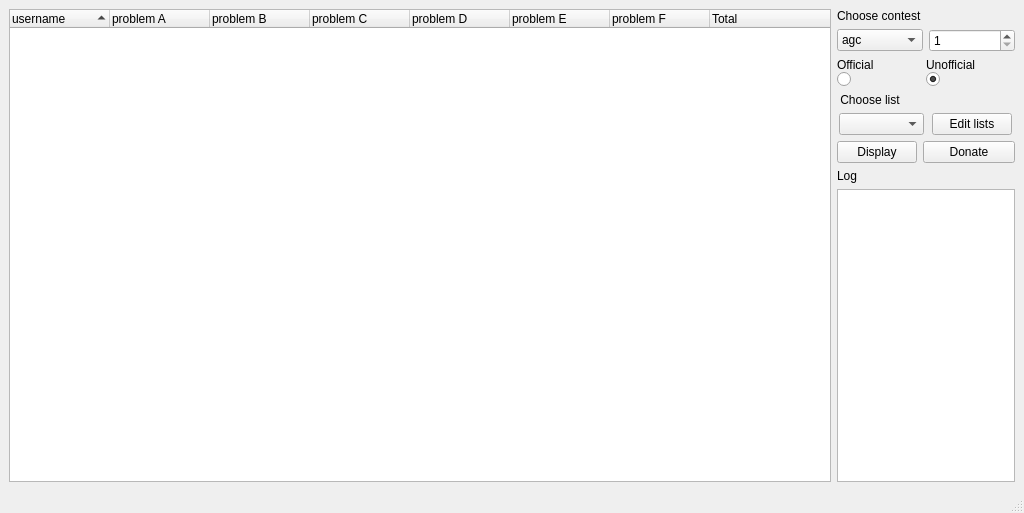
<?xml version="1.0" encoding="UTF-8"?>
<ui version="4.0">
 <class>ACStand</class>
 <widget class="QMainWindow" name="ACStand">
  <property name="geometry">
   <rect>
    <x>0</x>
    <y>0</y>
    <width>1024</width>
    <height>513</height>
   </rect>
  </property>
  <property name="windowTitle">
   <string>ACStand</string>
  </property>
  <widget class="QWidget" name="centralwidget">
   <property name="sizePolicy">
    <sizepolicy hsizetype="Preferred" vsizetype="Ignored">
     <horstretch>0</horstretch>
     <verstretch>0</verstretch>
    </sizepolicy>
   </property>
   <layout class="QGridLayout" name="gridLayout_2">
    <item row="0" column="0">
     <widget class="QTreeWidget" name="displayTree">
      <property name="sortingEnabled">
       <bool>true</bool>
      </property>
      <attribute name="headerCascadingSectionResizes">
       <bool>false</bool>
      </attribute>
      <attribute name="headerDefaultSectionSize">
       <number>100</number>
      </attribute>
      <attribute name="headerStretchLastSection">
       <bool>true</bool>
      </attribute>
      <column>
       <property name="text">
        <string>username</string>
       </property>
      </column>
      <column>
       <property name="text">
        <string>problem A</string>
       </property>
      </column>
      <column>
       <property name="text">
        <string>problem B</string>
       </property>
      </column>
      <column>
       <property name="text">
        <string>problem C</string>
       </property>
      </column>
      <column>
       <property name="text">
        <string>problem D</string>
       </property>
      </column>
      <column>
       <property name="text">
        <string>problem E</string>
       </property>
      </column>
      <column>
       <property name="text">
        <string>problem F</string>
       </property>
      </column>
      <column>
       <property name="text">
        <string>Total</string>
       </property>
      </column>
     </widget>
    </item>
    <item row="0" column="1">
     <layout class="QGridLayout" name="gridLayout">
      <item row="0" column="0">
       <layout class="QVBoxLayout" name="verticalLayout">
        <item>
         <widget class="QLabel" name="contestLabel">
          <property name="sizePolicy">
           <sizepolicy hsizetype="Minimum" vsizetype="Maximum">
            <horstretch>0</horstretch>
            <verstretch>0</verstretch>
           </sizepolicy>
          </property>
          <property name="text">
           <string>Choose contest</string>
          </property>
         </widget>
        </item>
        <item>
         <layout class="QHBoxLayout" name="horizontalLayout">
          <item>
           <widget class="QComboBox" name="contestTypeBox">
            <item>
             <property name="text">
              <string>agc</string>
             </property>
            </item>
            <item>
             <property name="text">
              <string>arc</string>
             </property>
            </item>
            <item>
             <property name="text">
              <string>abc</string>
             </property>
            </item>
           </widget>
          </item>
          <item>
           <widget class="QSpinBox" name="contestNumBox">
            <property name="minimum">
             <number>1</number>
            </property>
            <property name="maximum">
             <number>999</number>
            </property>
            <property name="value">
             <number>1</number>
            </property>
           </widget>
          </item>
         </layout>
        </item>
       </layout>
      </item>
      <item row="1" column="0">
       <layout class="QVBoxLayout" name="verticalLayout_3">
        <property name="spacing">
         <number>0</number>
        </property>
        <item>
         <layout class="QHBoxLayout" name="horizontalLayout_2">
          <item>
           <widget class="QLabel" name="officialLabel">
            <property name="sizePolicy">
             <sizepolicy hsizetype="Preferred" vsizetype="Maximum">
              <horstretch>0</horstretch>
              <verstretch>0</verstretch>
             </sizepolicy>
            </property>
            <property name="text">
             <string>Official</string>
            </property>
           </widget>
          </item>
          <item>
           <widget class="QLabel" name="unofficialLabel">
            <property name="sizePolicy">
             <sizepolicy hsizetype="Preferred" vsizetype="Maximum">
              <horstretch>0</horstretch>
              <verstretch>0</verstretch>
             </sizepolicy>
            </property>
            <property name="text">
             <string>Unofficial</string>
            </property>
           </widget>
          </item>
         </layout>
        </item>
        <item>
         <layout class="QHBoxLayout" name="horizontalLayout_3">
          <item>
           <widget class="QRadioButton" name="officialButton">
            <property name="text">
             <string notr="true"/>
            </property>
           </widget>
          </item>
          <item>
           <widget class="QRadioButton" name="unofficialButton">
            <property name="text">
             <string notr="true"/>
            </property>
            <property name="checked">
             <bool>true</bool>
            </property>
           </widget>
          </item>
         </layout>
        </item>
       </layout>
      </item>
      <item row="2" column="0">
       <layout class="QVBoxLayout" name="verticalLayout_2">
        <item>
         <widget class="QLabel" name="listLabel">
          <property name="sizePolicy">
           <sizepolicy hsizetype="Minimum" vsizetype="Maximum">
            <horstretch>0</horstretch>
            <verstretch>0</verstretch>
           </sizepolicy>
          </property>
          <property name="text">
           <string> Choose list</string>
          </property>
         </widget>
        </item>
        <item>
         <layout class="QHBoxLayout" name="horizontalLayout_4">
          <item>
           <widget class="QComboBox" name="listBox">
            <property name="sizePolicy">
             <sizepolicy hsizetype="Preferred" vsizetype="Fixed">
              <horstretch>0</horstretch>
              <verstretch>0</verstretch>
             </sizepolicy>
            </property>
            <property name="maximumSize">
             <size>
              <width>85</width>
              <height>16777215</height>
             </size>
            </property>
           </widget>
          </item>
          <item>
           <widget class="QPushButton" name="createListButton">
            <property name="sizePolicy">
             <sizepolicy hsizetype="Maximum" vsizetype="Fixed">
              <horstretch>0</horstretch>
              <verstretch>0</verstretch>
             </sizepolicy>
            </property>
            <property name="text">
             <string>Edit lists</string>
            </property>
           </widget>
          </item>
         </layout>
        </item>
       </layout>
      </item>
      <item row="3" column="0">
       <layout class="QHBoxLayout" name="horizontalLayout_5">
        <item>
         <widget class="QPushButton" name="displayButton">
          <property name="sizePolicy">
           <sizepolicy hsizetype="Maximum" vsizetype="Maximum">
            <horstretch>0</horstretch>
            <verstretch>0</verstretch>
           </sizepolicy>
          </property>
          <property name="text">
           <string>Display</string>
          </property>
         </widget>
        </item>
        <item>
         <widget class="QPushButton" name="donateButton">
          <property name="sizePolicy">
           <sizepolicy hsizetype="Minimum" vsizetype="Fixed">
            <horstretch>0</horstretch>
            <verstretch>0</verstretch>
           </sizepolicy>
          </property>
          <property name="text">
           <string>Donate</string>
          </property>
         </widget>
        </item>
       </layout>
      </item>
      <item row="4" column="0">
       <widget class="QLabel" name="logLabel">
        <property name="text">
         <string>Log</string>
        </property>
       </widget>
      </item>
      <item row="5" column="0">
       <widget class="QListView" name="listView">
        <property name="sizePolicy">
         <sizepolicy hsizetype="Preferred" vsizetype="Expanding">
          <horstretch>0</horstretch>
          <verstretch>0</verstretch>
         </sizepolicy>
        </property>
        <property name="maximumSize">
         <size>
          <width>178</width>
          <height>16777215</height>
         </size>
        </property>
       </widget>
      </item>
     </layout>
    </item>
   </layout>
  </widget>
  <widget class="QMenuBar" name="menubar">
   <property name="geometry">
    <rect>
     <x>0</x>
     <y>0</y>
     <width>1024</width>
     <height>25</height>
    </rect>
   </property>
  </widget>
  <widget class="QStatusBar" name="statusbar"/>
 </widget>
 <resources/>
 <connections/>
</ui>
